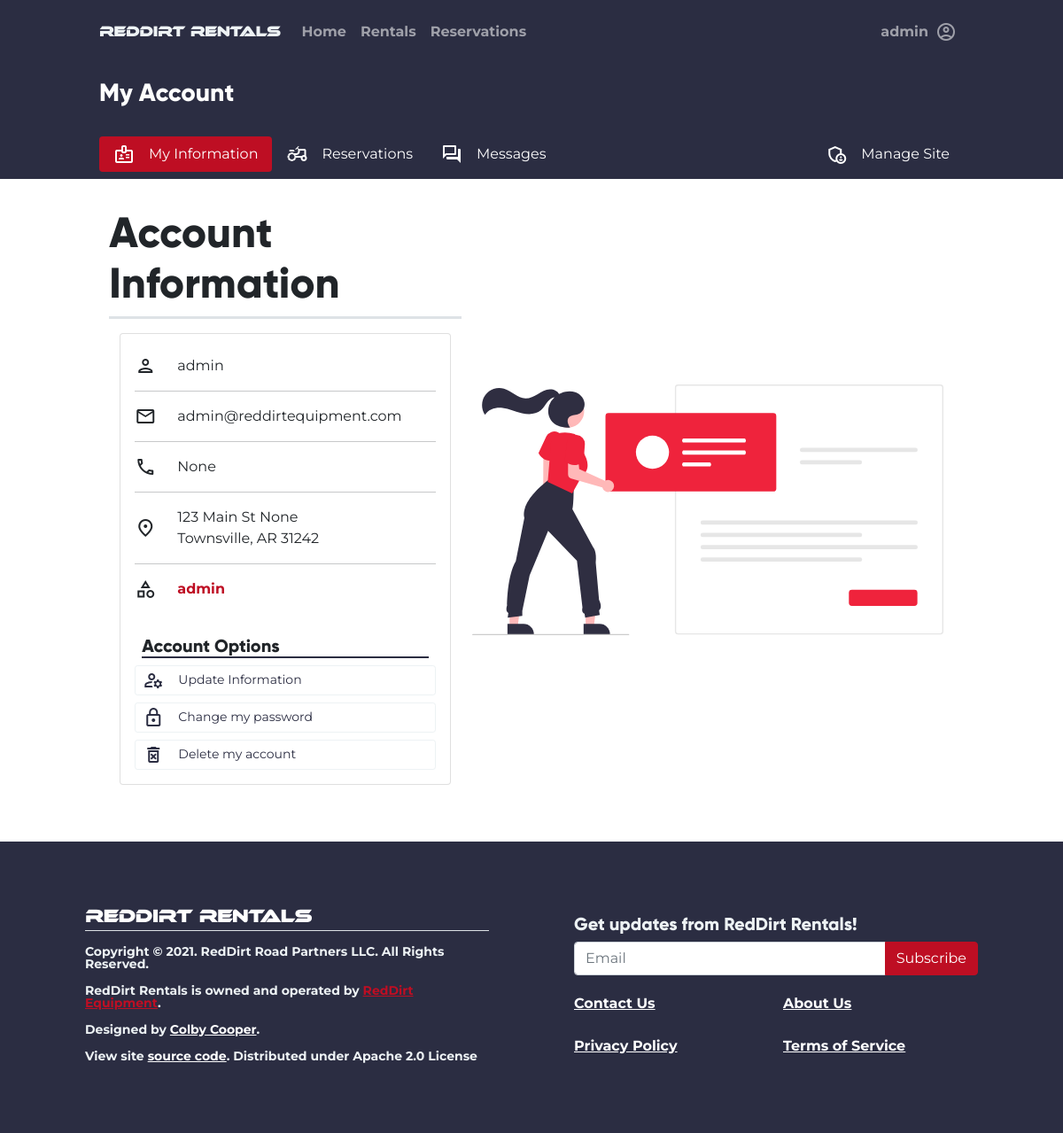
Page /account/ (signed in) on the earlier database version.
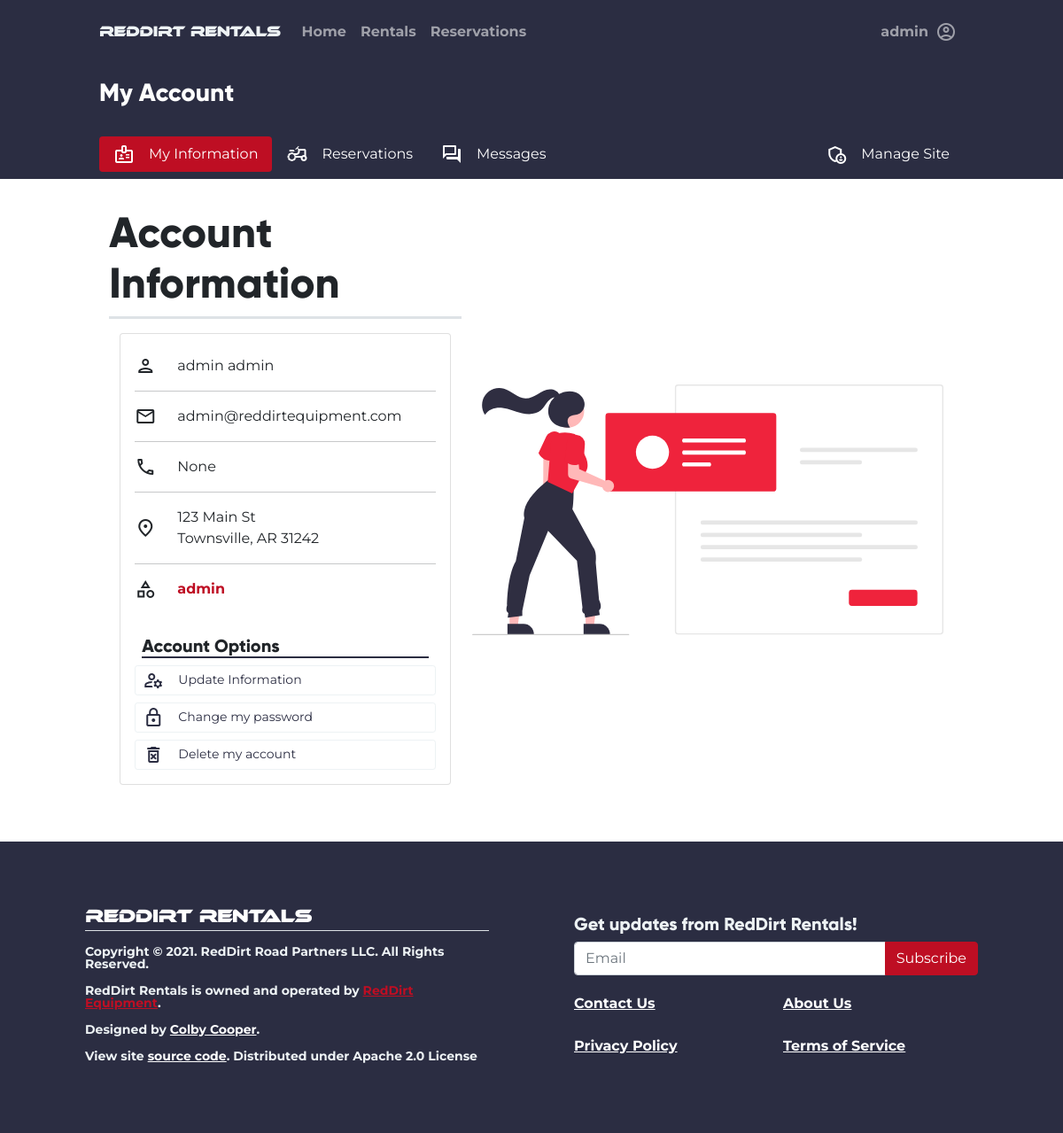
Same page on the later database version.
### tables this page shows
CREATE TABLE users (
    id INTEGER PRIMARY KEY AUTOINCREMENT,
    firstname TEXT NOT NULL,
    lastname TEXT NOT NULL,
    phonenumber TEXT NOT NULL,
    email TEXT NOT NULL,
    password BLOB NOT NULL,
    groups TEXT NOT NULL,
    address TEXT NOT NULL,
    city TEXT NOT NULL,
    state TEXT NOT NULL,
    zip TEXT NOT NULL
, token TEXT, token_expire TEXT);

### rentals_app/account.py (the view)
@account.route("/")
@login_required
def index():
    return render_template("account/index.html", user=g.user)

### rentals_app/__init__.py (called while the page is built)
@app.after_request
def after_request(response):
    response.headers["Cache-Control"] = "no-cache, no-store, must-revalidate"
    return response

### rentals_app/auth.py (called while the page is built)
@auth.before_app_request
def fetch_current_user():
    userid = session.get("userid")
    if userid is None:
        g.user = None
    else:
        g.user = User.find_user(userid)

def login_required(view):
    @functools.wraps(view)
    def wrapped_view(**kwargs):
        if g.user is None:
            return redirect(url_for("auth.login"))
        return view(**kwargs)
    return wrapped_view

### rentals_app/helpers.py (called while the page is built)
def connect_to_db():
    con = sqlite3.connect(DB_PATH)
    return con, con.cursor()

### rentals_app/models/user.py (called while the page is built)
    def find_user(id) -> "User":
        con, cur = helpers.connect_to_db()
        sql = """
        SELECT * FROM users WHERE id='{}'
        """.format(
            id
        )
        try:
            db = cur.execute(sql).fetchone()
            if not db:
                return None
            return User(
                userid=db[0],
                firstname=db[1],
                lastname=db[2],
                phonenumber=db[3],
                email=db[4],
                password=db[5],
                groups=db[6],
                address=db[7],
                city=db[8],
                state=db[9],
                zip=db[10],
            )
        except Exception as ex:
            con.rollback()
            raise ex
        finally:
            con.close()

### rentals_app/templates/account/index.html (shortened to what this page needs)
{% extends "Base.html" %}
{% block content %}
<div class="container-fluid bg-dark">
    <div class="row">
        <div class="col-md-10 mx-auto">
            <h3 class="text-white py-3 fw-bold">My Account</h3>
        </div>
    </div>
</div>
{% include 'account_nav.html' %}
<div class="container-fluid">
    <div class="row mx-3">
        <div class="col-md-10 mx-auto my-3">
            <div class="row">
                <div class="col col-md-5">
                    <h2 class="row display-5 fw-bold border-bottom border-3 pb-2 my-3">Account Information</h2>
                    <div class="card card-body d-flex flex-column mb-5">
                        <div class="row align-items-center">
                            <span class="col-auto material-icons-outlined">
                            </span>
                            <span class="col-auto py-2">
                                {{user.firstname}} {{user.lastname}}
                            </span>
                        </div>
                        <hr class="my-2">
                        <div class="row py-2 align-items-center">
                            <span class="col-auto material-icons-outlined">
                            </span>
                            <span class="col">
                                {{user.email}}
                            </span>
                        </div>
                        <hr class="my-2">
                        <div class="row py-2 align-items-center">
                            <span class="col-auto material-icons-outlined">
                            </span>
                            <span class="col">
                                {{user.phonenumber}}
                            </span>
                        </div>
                        <hr class="my-2">
                        <div class="row py-2 align-items-center">
                            <span class="col-auto material-icons-outlined">
                            </span>
                            <span class="col">
                                <span class="m-0 row">{{user.address}}</span>
                                <span class="m-0 row">{{user.city}}, {{user.state}} {{user.zip}}</span>
                            </span>
                        </div>
                        <hr class="my-2">
                        <div class="row py-2 align-items-center">
                            <span class="col-auto material-icons-outlined">
                            </span>
                            <span class="col-auto {% if user.groups == 'admin' %} fw-bold text-primary {% endif %}">{{user.groups}}</span>
                        </div>
                        <h5 class="row col mx-2 mt-3 border-bottom border-2 border-dark ">Account Options</h5>
                        <div class="row m-0 pb-2">
                            <button type="button"
                                    class="btn btn-sm btn-outline-light text-dark text-decoration-none"
                                    data-bs-toggle="modal"
                                    data-bs-target="#ch_info">
                                <div class="d-flex flex-row align-items-center">
                                    <span class="material-icons-outlined me-3">
                                    </span>
                                    Update Information
                                </div>
                            </button>
                        </div>
                        <div class="row m-0">
                            <button type="button"
                                    class="btn btn-sm btn-outline-light text-dark text-decoration-none d-flex flex-row align-items-center"
                                    data-bs-toggle="modal"
                                    data-bs-target="#ch_pwd_modal">
                                <span class="col-auto material-icons-outlined me-3">
                                </span>
                                Change my password
                            </button>
                        </div>
                        <div class="row mt-2 m-0">
                            <button type="button"
                                    class="col btn btn-sm btn-outline-light text-dark text-decoration-none d-flex flex-row align-items-center"
                                    data-bs-toggle="modal"
                                    data-bs-target="#del_acct_modal">
                                <span class="col-auto material-icons-outlined me-3"
                                      class="font-size: 12px;">
                                </span>
                                Delete my account
                            </button>
                        </div>
                    </div>
                </div>
                <div class="d-none col d-md-flex flex-column my-auto">
                    <img src="{{ url_for('static', filename='img/account_ils.svg') }}"
                         class="img-fluid">
                </div>
            </div>
        </div>
    </div>
</div>
{% endblock %}

### rentals_app/templates/base.html (shortened to what this page needs)
<!doctype html>
<html lang="en">
<head>
    <link rel="stylesheet"
          href="{{ url_for('static', filename='font-loader.css') }}">
    <link rel="stylesheet"
          href="https://cdn.jsdelivr.net/npm/fullcalendar@5.7.2/main.css"
>
    <link rel="stylesheet"
          href="{{url_for('static', filename='global.css')}}">
</head>
<body class="bg-white"
      style="overflow-x: hidden;">
    <div class="row mx-0 bg-dark">
        <div class="col-md-10 mx-auto">
            <nav class="navbar navbar-expand-md navbar-dark bg-dark py-3">
                <a href="{{url_for('index.root')}}"
                   class="navbar-brand">
                    <h6 class="m-0 text-light"
                        style="font-family:ethnocentric !important;">RedDirt Rentals</h6>
                </a>
                <div class="collapse navbar-collapse"
                     id="nav_main">
                    <ul class="navbar-nav w-100">
                        <li class="nav-item">
                            <a class="nav-link fw-bold"
                               aria-current="page"
                               href="{{ url_for('index.root') }}">Home</a>
                        </li>
                        <li class="nav-item">
                            <a class="nav-link fw-bold"
                               href="{{url_for('Rentals.all_rentals')}}">Rentals</a>
                        </li>
                        <li class="nav-item">
                            <a class="nav-link fw-bold"
                               href="{{url_for('account.reservations', id=None)}}">Reservations</a>
                        </li>
                        {% if g.user != None %}
                        <li class="nav-item dropdown dropdown-dark ms-md-auto">
                            <a class="nav-link dropdown-toggle d-flex flex-row align-items-center fw-bold"
                               href="#"
                               data-bs-toggle="dropdown"
                               aria-expanded="false">
                                <span class="me-2">{{g.user.firstname}}</span>
                                <span class="material-icons-outlined">
                                </span>
                            </a>
                        </li>
                        {% endif %}
                    </ul>
                </div>
            </nav>
        </div>
    </div>
    {% block content %} {% endblock %}
    <div class="container-fluid">
        <div class="row p-lg-5 align-items-center bg-dark text-light fw-bold lh-1">
            <div class="col-auto col-md-6 me-auto px-5 py-3 pt-4">
                <h5 class="m-0 border-bottom pb-1"
                    style="font-family: ethnocentric !important;">
                    <a href="{{ url_for('index.root') }}"
                       class="text-decoration-none text-white">
                        RedDirt Rentals
                    </a>
                </h5>
                <p class="mb-2 mt-3 small">Copyright &copy; 2021. RedDirt Road Partners LLC. All Rights
                    Reserved.</p>
                <p class="my-3 small">RedDirt Rentals is owned and operated by <a
                       href="https://reddirtequipment.com"
                       target="_blank">RedDirt Equipment</a>.</p>
                <p class="mb-3 small">Designed by <a class="text-white"
                       href="mailto:ccooper@reddirtequipment.com">Colby
                        Cooper</a>.</p>
                <p class="small d-block">View site <a
                       href="https://github.com/CBCOOPER/RedDirtRentals"
                       class="text-white"
                       target="_blank">source code</a>. Distributed under Apache 2.0 License</p>
            </div>
            <div class="col-auto col-md-6 px-5 py-3">
                <div class="row mb-3">
                    <h5>Get updates from RedDirt Rentals!</h5>
                    <div class="input-group">
                        <input type="email"
                               class="form-control"
                               placeholder="Email">
                        <button type="button"
                                class="btn btn-primary">
                            Subscribe
                        </button>
                    </div>
                </div>
                <div class="row row-cols-2 g-3 text-start fw-bold">
                    <a href="{{ url_for('index.contact') }}"
                       class="col py-2 button btn-small text-white">Contact Us</a>
                    <a href="{{ url_for('index.about') }}"
                       class="col py-2 button btn-small text-white">About Us</a>
                    <a href="{{ url_for('index.privacy_policy') }}"
                       class="col py-2 button btn-small text-white">Privacy Policy</a>
                    <a href="{{ url_for('index.terms') }}"
                       class="col py-2 button btn-small text-white">Terms of Service</a>
                </div>
            </div>
        </div>
    </div>
</body>
</html>

### rentals_app/templates/account_nav.html (shortened to what this page needs)
<div class="container-fluid bg-dark">
    <div class="row">
        <div class="col-md-10 mx-auto my-2">
            <ul class="nav nav-pills"
                id="account_tabs_root">
                <li class="nav-item">
                    <a class="nav-link text-white d-flex flex-row {% if '%s'% request.url_rule == '/account/' %}active{% endif %}"
                       aria-current="page"
                       id="tab_switcher_index"
                       href="{{url_for('account.index')}}">
                        <span class="material-icons-outlined me-3">
                        </span>My Information
                    </a>
                </li>
                <li class="nav-item">
                    <a class="nav-link text-white d-flex flex-row {% if '%s'% request.url_rule == '/account/reservations' %}active{% endif %}"
                       id="tab_switcher_reservations"
                       href="{{url_for('account.reservations')}}">
                        <span class="material-icons-outlined me-3">
                        </span>Reservations
                    </a>
                </li>
                <li class="nav-item">
                    <a class="nav-link text-white d-flex flex-row {% if '%s'% request.url_rule == '/account/messages' %}active{% endif %}"
                       id="tab_switcher_reservations"
                       href="{{url_for('account.render_messages')}}">
                        <span class="material-icons-outlined me-3">
                        </span>Messages
                    </a>
                </li>
                {% if g.user.groups == "admin" %}
                <li class="nav-item ms-auto">
                    <a class="nav-link text-white d-flex flex-row"
                       href="{{url_for('admin.root')}}">
                        <span class="material-icons-outlined me-3">
                        </span>
                        Manage Site
                    </a>
                </li>
                {% endif %}
            </ul>
        </div>
    </div>
</div>

Differences in the rows shown:
changed users "admin": lastname (not shown) → "admin"; address "123 Main St None" → "123 Main St"
